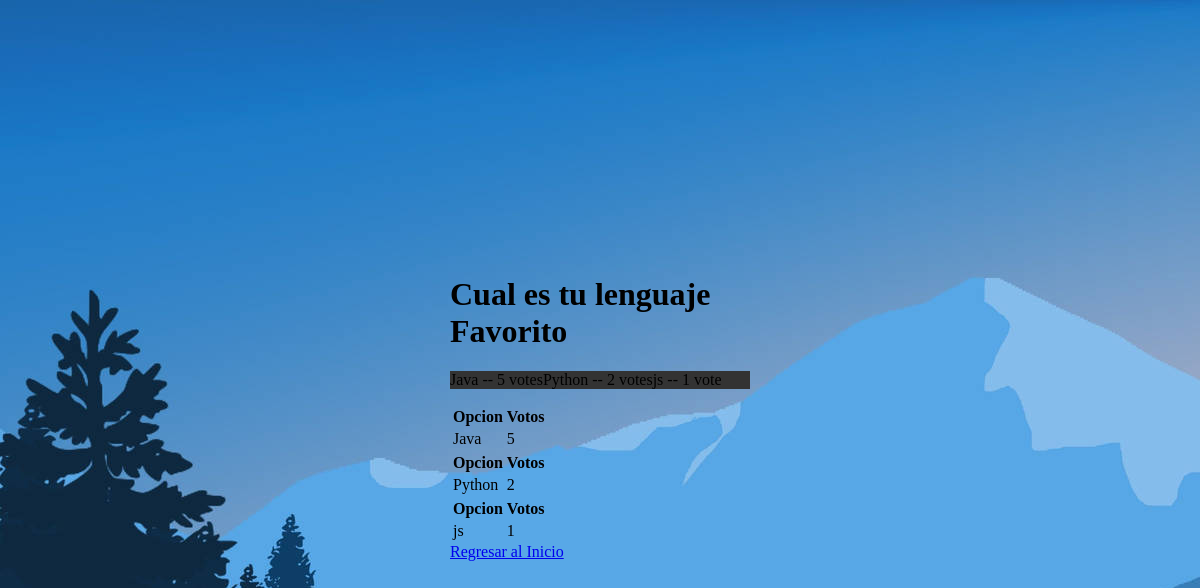
Screenshot of /polls/8/results/ with the database file from the repository.
### polls/models.py (models this page shows, shortened)
class Question(models.Model):
    question_text = models.CharField(max_length=200)
    pub_date = models.DateTimeField("date published")
    creared_by = models.ForeignKey(User, on_delete=models.CASCADE, related_name="created_questions", default=1), # id del admin
    is_active = models.BooleanField(default=True)

class Choice(models.Model):
    question = models.ForeignKey(Question,
on_delete=models.CASCADE)
    choice_text = models.CharField(max_length=200)
    votes = models.IntegerField(default=0)

### polls/views.py (the view)
# urls.py: path("<int:pk>/results/", views.ResultsView.as_view(), name="results"),
class ResultsView(generic.DetailView):
    model = Question
    template_name = "polls/results.html"

### polls/templates/polls/results.html (shortened to what this page needs)
<!DOCTYPE html>
<html lang="en">
<head>
    {% load static %}
    <link rel="stylesheet" href="{% static 'polls/style.css' %}">
</head>
<body>
    <div class="centered-div">
        <div>
    <h1>{{ question.question_text }}</h1>
<ul>
{% for choice in question.choice_set.all %}
    <li>{{ choice.choice_text }} -- {{ choice.votes }} vote{{ choice.votes|pluralize }}</li>
{% endfor %}
</ul>
{% for choice in question.choice_set.all %}
<table>
    <tr>
      <th>Opcion</th>
      <th>Votos</th>
    </tr>
    <tr>
      <td>{{ choice.choice_text }}</td>
      <td>{{ choice.votes }}</td>
    </tr>
  </table>
  {% endfor %}
<a href="{% url 'polls:index' %}">Regresar al Inicio</a>
        </div>
    </div>
</body>
</html>

### polls/static/polls/style.css (style rules this page uses)
body { background: white url("images/background.jpg") no-repeat; display: flex; justify-content: center; align-items: center; }
div { width:300px; margin:auto; }
.centered-div { display: flex; justify-content: center; align-items: center; height: 100vh; }
ul { list-style-type: none; margin: top; padding: 0; overflow: hidden; background-color: #333; }
li { float: left; }

### rows the page displays
Question: question_text "Cual es tu lenguaje Favorito"
Choice: choice_text "Java", votes "5"
Choice: choice_text "Python", votes "2"
Choice: choice_text "js", votes "1"
